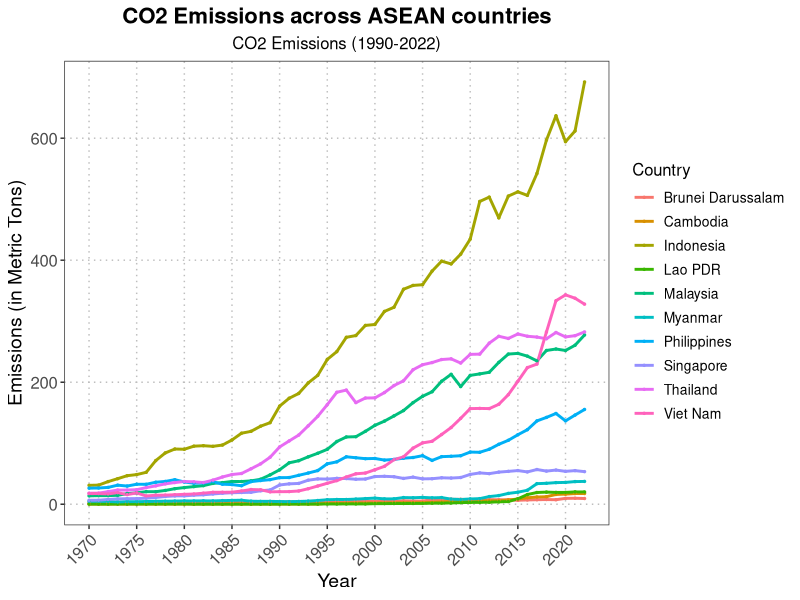

Generate this figure with R:
## ---- chunk 1
#| echo: false
#| warning: false
#| include: false

library(tidyverse)
library(ggplot2)


co2 <- read_csv("data/co2.csv")
energy <- read_csv("data/energy.csv")
gdp <- read_csv("data/gdp.csv")
industry <- read_csv("data/industry.csv")
population <- read_csv("data/population.csv")
urban <- read_csv("data/urban.csv")
ASEAN_co2 <- read_csv("data/co2_ASEAN.csv")




clean_dataframe <- function(data) {
  # Remove the "Series Code" column 
  if ("Series Code" %in% colnames(data)) {
    data <- data[, !colnames(data) %in% "Series Code"]
  }
  
  # Rename "Series Name" column to "Variable"
  colnames(data) <- ifelse(colnames(data) == "Series Name", "Variable", colnames(data))
  
  # Clean column names to remove brackets and whitespace
  colnames(data) <- gsub("\\[.*\\]", "", colnames(data)) # Remove anything in square brackets
  colnames(data) <- trimws(colnames(data)) # Remove leading and trailing whitespace
  
  # Select only rows 1 to 5
  data <- data[1:5, ]
  
  # Ensure all year columns are numeric
  numeric_columns <- colnames(data)[!colnames(data) %in% c("Country Name", "Country Code", "Variable")]
  data[numeric_columns] <- lapply(data[numeric_columns], function(x) as.numeric(as.character(x)))
  
  # Pivot the year columns into a long format
  data <- pivot_longer(
    data,
    cols = -c(`Country Name`, `Country Code`, `Variable`), # All columns except these
    names_to = "Year", # Name for the new "Year" column
    values_to = "Value" # Name for the new "Value" column
  )
  
  # Return data frame
  return(data)
}

clean_dataASEAN <- function(data) {
  # Remove the "Series Code" column 
  if ("Series Code" %in% colnames(data)) {
    data <- data[, !colnames(data) %in% "Series Code"]
  }
  
  # Rename "Series Name" column to "Variable"
  colnames(data) <- ifelse(colnames(data) == "Series Name", "Variable", colnames(data))
  
  # Clean column names to remove brackets and whitespace
  colnames(data) <- gsub("\\[.*\\]", "", colnames(data)) # Remove anything in square brackets
  colnames(data) <- trimws(colnames(data)) # Remove leading and trailing whitespace
  
  # Select only rows 1 to 10
  data <- data[1:10, ]
  
  # Ensure all year columns are numeric
  numeric_columns <- colnames(data)[!colnames(data) %in% c("Country Name", "Country Code", "Variable")]
  data[numeric_columns] <- lapply(data[numeric_columns], function(x) as.numeric(as.character(x)))
  
  # Pivot the year columns into a long format
  data <- pivot_longer(
    data,
    cols = -c(`Country Name`, `Country Code`, `Variable`), # All columns except these
    names_to = "Year", # Name for the new "Year" column
    values_to = "Value" # Name for the new "Value" column
  )
  
  # Return data frame
  return(data)
}


my_var <- c("co2", "energy", "gdp", "industry", "population", "urban")

# Loop through each data frame name
for (df_name in my_var) {
  # Get the data frame by its name
  df <- get(df_name)
  
  # Apply the cleaning function
  cleaned_df <- clean_dataframe(df)
  
  # Assign the cleaned data frame back to the original variable
  assign(df_name, cleaned_df)
}

ASEAN_co2 <- clean_dataASEAN(ASEAN_co2)
## ---- chunk 2
#| echo: false
#| warning: false
ASEAN_co2 <- ASEAN_co2 %>% filter(!is.na(Value)) %>%
  mutate(Year = as.numeric(Year))

ggplot(ASEAN_co2, aes(x = Year, y = Value, color = `Country Name`, group = `Country Name`)) +
  geom_line(size = 1) +  # Slightly thicker lines for better visibility
  geom_point(size = 0.5) +   # Larger points for emphasis
  labs(
    title = "CO2 Emissions across ASEAN countries",
    subtitle = "CO2 Emissions (1990-2022)",
    x = "Year",
    y = "Emissions (in Metric Tons)",
    color = "Country"
  ) +
  scale_x_continuous(breaks = seq(1970, 2022, 5)) + 
  theme_bw() +  # Cleaner theme
  theme(
    plot.title = element_text(hjust = 0.5, size = 16, face = "bold"),  # Centered and bold title
    plot.subtitle = element_text(hjust = 0.5, size = 12),  # Centered subtitle
    axis.title = element_text(size = 14),  # Larger axis titles
    axis.text = element_text(size = 12),   # Larger axis text
    axis.text.x = element_text(angle = 45, hjust = 1),  # Rotate x-axis labels
    legend.title = element_text(size = 12),  # Adjust legend title size
    legend.text = element_text(size = 10),   # Adjust legend text size
    panel.grid.major = element_line(color = "gray", linetype = "dotted"),  # Dotted grid lines
    panel.grid.minor = element_blank()  # Remove minor grid lines
  )
